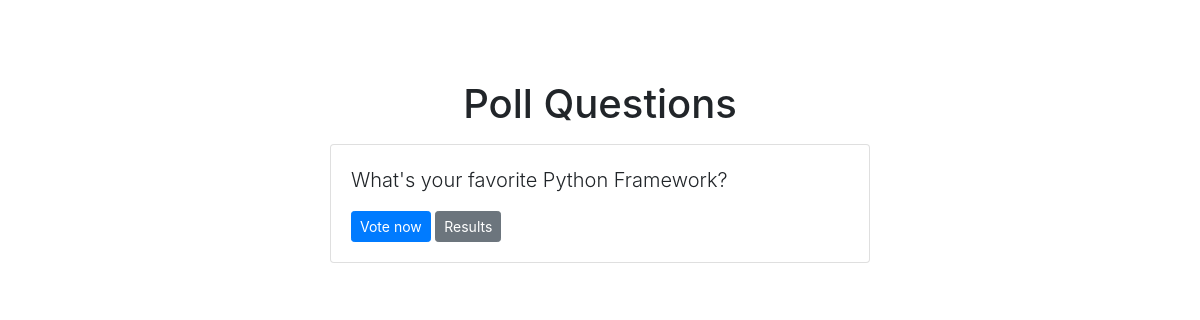
/polls/, run on an earlier commit of the app's database.
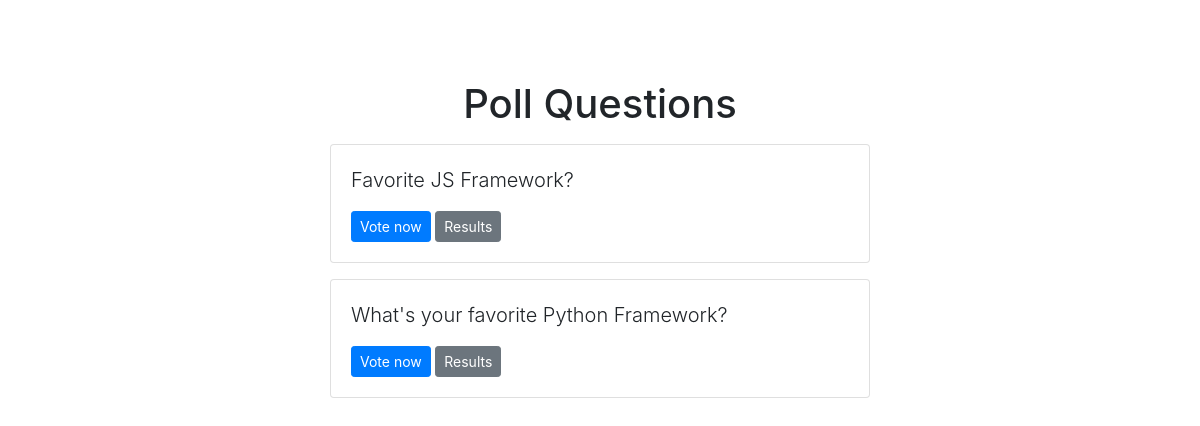
And on a later commit of the database.
### polls/models.py (models this page shows, shortened)
class Question(models.Model):
	question_text = models.CharField(max_length=200)
	pub_date = models.DateTimeField('date published')

### polls/views.py (the view)
# urls.py: path('', views.index, name='index'),
def index(request):
	latest_question_list = Question.objects.order_by('-pub_date')[:5]
	context = {'latest_question_list': latest_question_list}
	return render(request, "polls/index.html", context)

### templates/polls/index.html
{% extends 'base.html' %}
{% block content %}
	<h1 class="text-center mb-3">Poll Questions</h1>
	{% if latest_question_list %}
		{% for question in latest_question_list %}
			<div class="card mb-3">
				<div class="card-body">
					<p class="lead">{{ question.question_text }}</p>
					<a href="{% url 'polls:detail' question.id %}" class="btn btn-primary btn-sm">
						Vote now
					</a>
					<a href="{% url 'polls:results' question.id %}" class="btn btn-secondary btn-sm">
						Results
					</a>
				</div>
			</div>
		{% endfor %}
	{% else %}
		<p>No polls available</p>
	{% endif %}
{% endblock %}

### templates/base.html (shortened to what this page needs)
<!DOCTYPE html>
<html lang="en">
<head>
	<link rel="stylesheet" href="https://stackpath.bootstrapcdn.com/bootstrap/4.4.1/css/bootstrap.min.css">
</head>
<body>
	{% include 'partials/_navbar.html' %}
	<div class="container">
		<div class="row">
			<div class="col-md-6 m-auto">
				{% block content %}{% endblock %}
			</div>
		</div>
	</div>
</body>
</html>

### templates/partials/_navbar.html
<nav class="navbar navbar-dark bg-priamry mb-4">
	<div class="container">
		<a class="navbar-brand" href="/">Pollster</a>
	</div>
</nav>

What changed in the data, as far as the page shows it:
added Question: question_text "Favorite JS Framework?"
